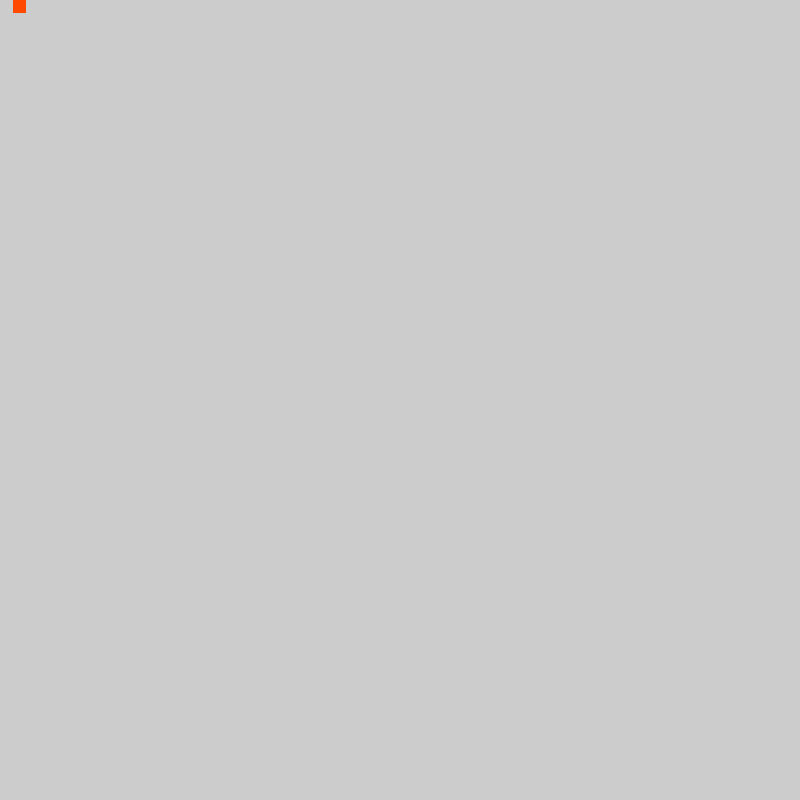
Frame 1 (no input)
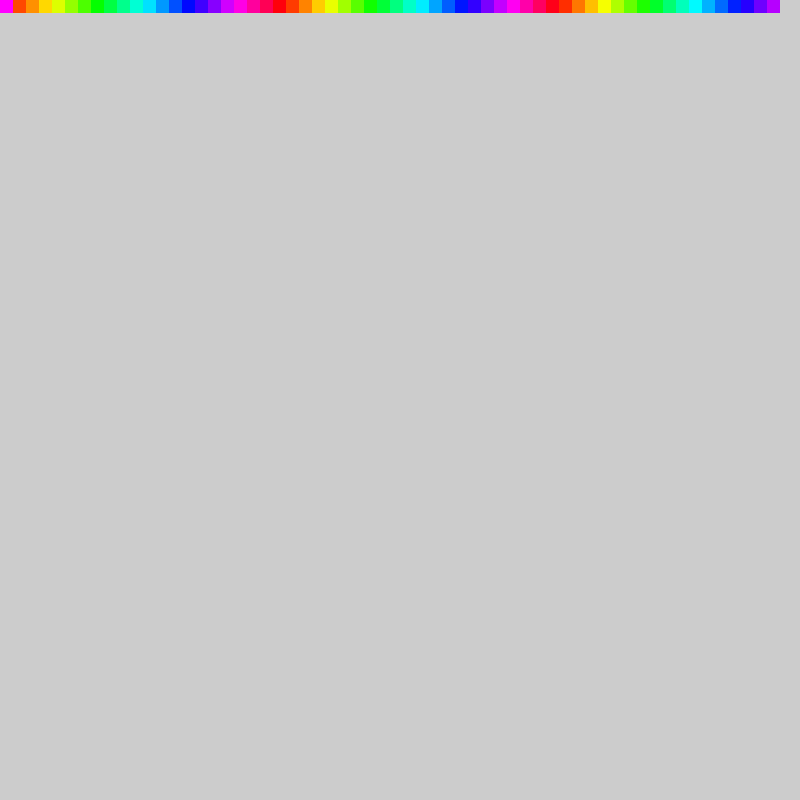
Frame 60 (the mouse pressed at the canvas centre just before this capture)
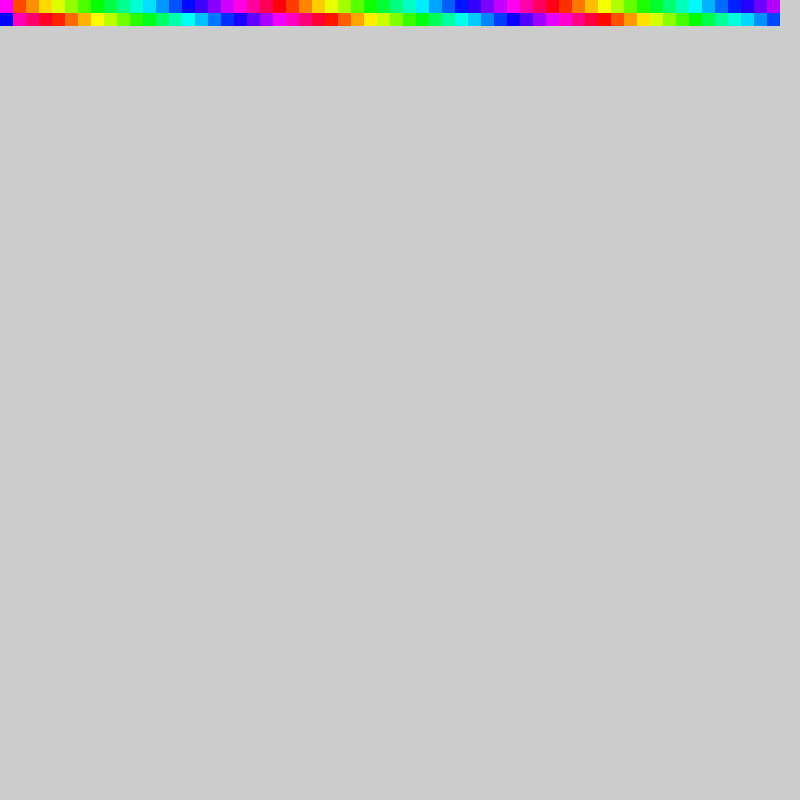
Frame 120 (the mouse held since frame 60 and released just before this capture)

The Processing sketch that drew these frames (run headless with seeded random() and noise(); from frame 60 on, the mouse is pressed at the canvas centre):

// Processing sketch: screen_filling_rainbow_square_counter
// ── screen_filling_rainbow_square_counter.pde
float y = 0;

void setup() {   
  size(800, 800);
  frameRate(30);
  colorMode(HSB, 360, 100, 100);
  noStroke();
}

void draw() {
  float step = width/60;

  fill((frameCount * 17) % 360, 100, 100);

  rect((frameCount % 60) * step, y, step, step);

  if (frameCount % 60 == 0) {
    y = y + step;
  }
}
